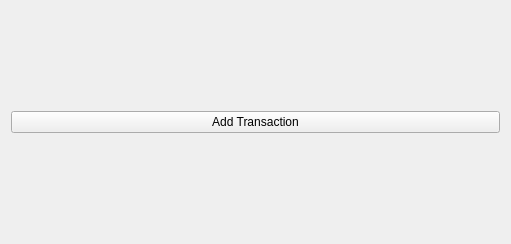
<?xml version="1.0" encoding="UTF-8"?>
<ui version="4.0">
 <class>Page_Home</class>
 <widget class="QWidget" name="Page_Home">
  <property name="geometry">
   <rect>
    <x>0</x>
    <y>0</y>
    <width>511</width>
    <height>244</height>
   </rect>
  </property>
  <layout class="QVBoxLayout" name="verticalLayout">
   <item>
    <widget class="QPushButton" name="AddTransaction">
     <property name="text">
      <string>Add Transaction</string>
     </property>
     <property name="flat">
      <bool>false</bool>
     </property>
    </widget>
   </item>
  </layout>
 </widget>
 <resources/>
 <connections/>
</ui>
